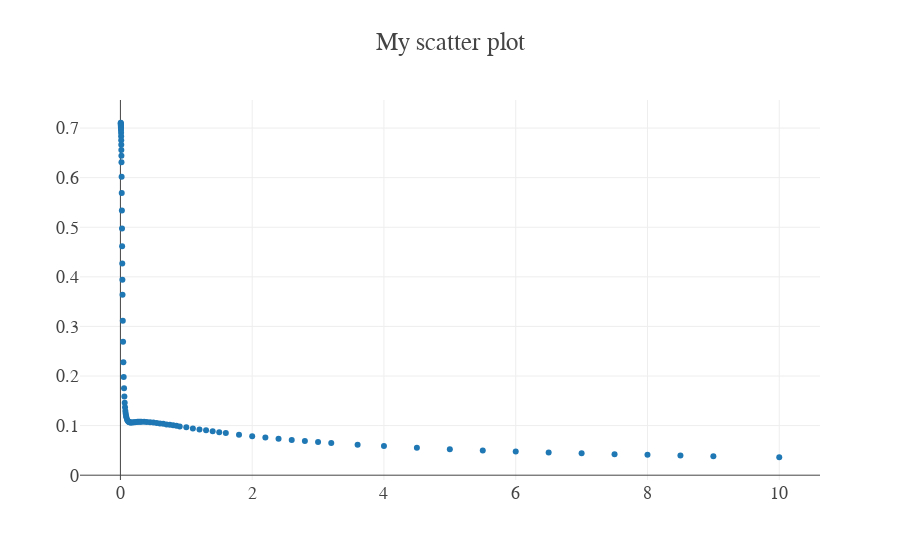

The cell this chart's notebook holds for it:
### Markdown cell above
## Plotly
`pip install plotly`

https://plot.ly/python/

### Code cell
from plotly.offline import init_notebook_mode, plot, iplot
from plotly.graph_objs import *
init_notebook_mode(connected=True)

data = Scatter(x = x,
               y = y,
               mode = 'markers')

layout = dict(title='My scatter plot',
              font=dict(family='Droid Sans Mono',size=18))

fig = dict(data=[data], layout=layout)
iplot(fig)
# plot(fig, auto_open=True)
